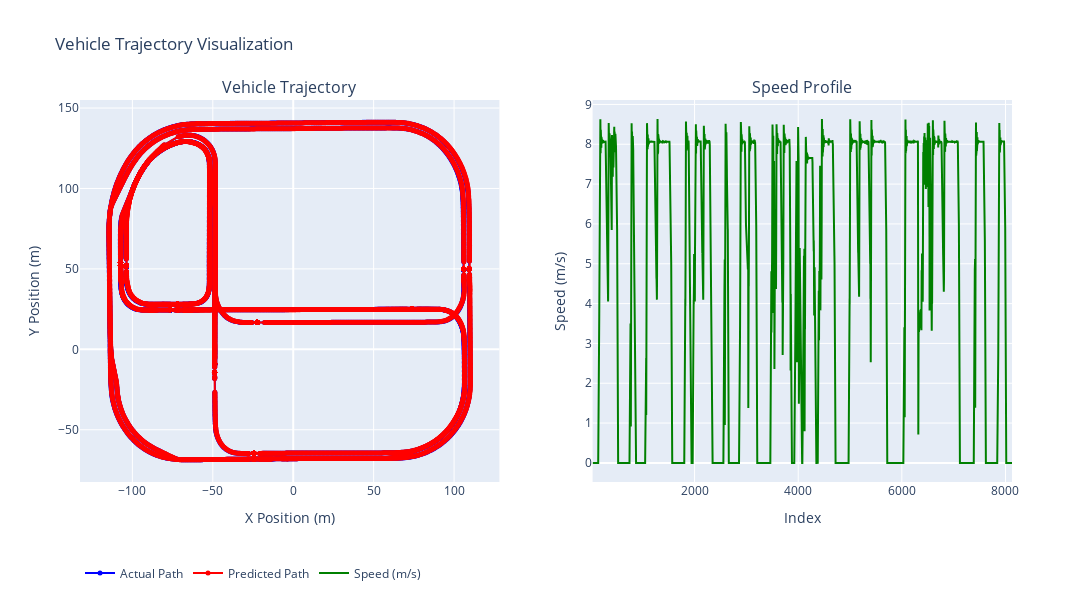

Notebook source saved alongside this figure:
### Code cell
create_interactive_visualization(ego_df_filtered, control_df)

### Figure 1 — Plotly figure (JSON) as saved in the notebook; plotly's stock layout.template omitted (floating-point values rounded to 4 significant figures; data arrays with more than 128 entries replaced by an {"elided": "..."} marker saying what was removed)
{"data": [{"marker": {"color": "blue", "size": 5}, "mode": "lines+markers", "name": "Actual Path", "type": "scatter", "x": {"elided": "7394 float values"}, "xaxis": "x", "y": {"elided": "7394 float values"}, "yaxis": "y"}, {"marker": {"color": "red", "size": 5}, "mode": "lines+markers", "name": "Predicted Path", "type": "scatter", "x": {"elided": "7394 float values"}, "xaxis": "x", "y": {"elided": "7394 float values"}, "yaxis": "y"}, {"line": {"color": "green"}, "mode": "lines", "name": "Speed (m/s)", "type": "scatter", "x": {"elided": "7394 int values"}, "xaxis": "x2", "y": {"elided": "7394 float values"}, "yaxis": "y2"}], "layout": {"annotations": [{"font": {"size": 16}, "showarrow": false, "text": "Vehicle Trajectory", "x": 0.225, "xanchor": "center", "xref": "paper", "y": 1, "yanchor": "bottom", "yref": "paper"}, {"font": {"size": 16}, "showarrow": false, "text": "Speed Profile", "x": 0.775, "xanchor": "center", "xref": "paper", "y": 1, "yanchor": "bottom", "yref": "paper"}], "height": 600, "legend": {"orientation": "h", "x": 0, "y": -0.2}, "showlegend": true, "title": {"text": "Vehicle Trajectory Visualization"}, "width": 1200, "xaxis": {"anchor": "y", "domain": [0, 0.45], "title": {"text": "X Position (m)"}}, "xaxis2": {"anchor": "y2", "domain": [0.55, 1], "title": {"text": "Index"}}, "yaxis": {"anchor": "x", "domain": [0, 1], "scaleanchor": "x", "scaleratio": 1, "title": {"text": "Y Position (m)"}}, "yaxis2": {"anchor": "x2", "domain": [0, 1], "title": {"text": "Speed (m/s)"}}}}
